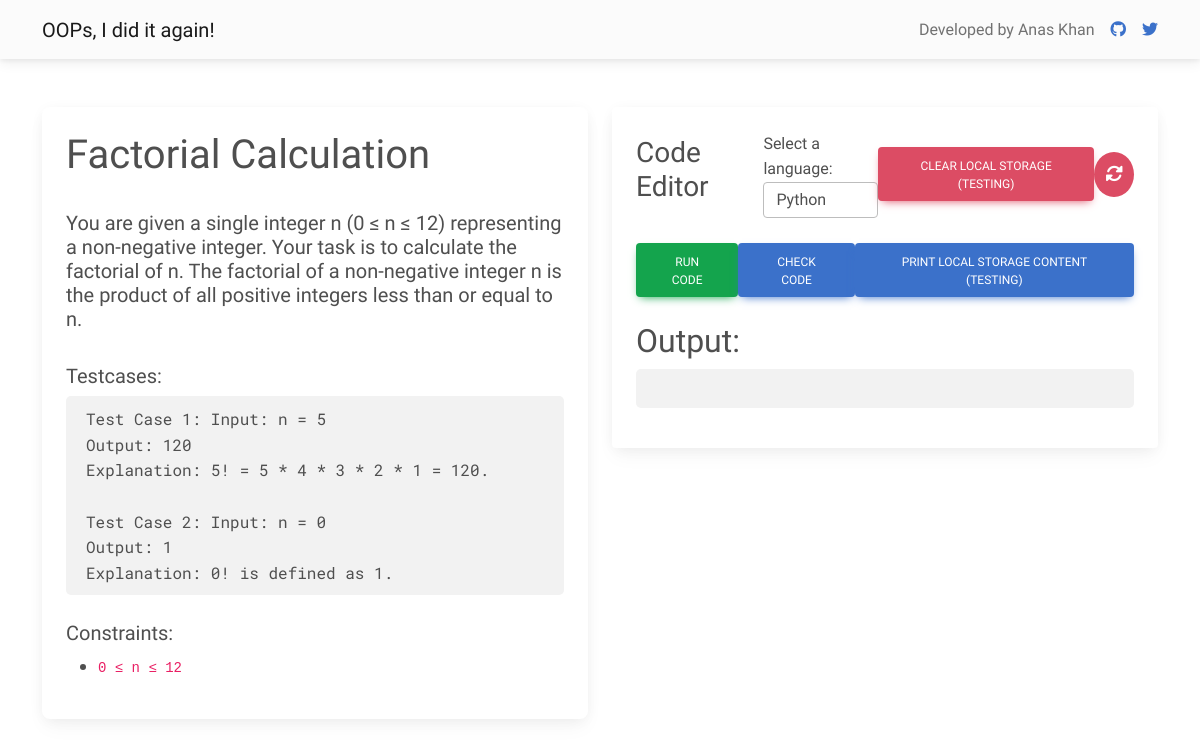
Screenshot of /problems/3 with the database file from the repository.
### tables this page shows
CREATE TABLE problems (
        problem_id INTEGER PRIMARY KEY,
        problem_name TEXT,
        problem_description TEXT,
        test_cases TEXT,
        constraints TEXT,
        boiler_code_python TEXT,
        function_call_python TEXT,
        boiler_code_cpp TEXT,
        function_call_cpp TEXT,
        boiler_code_java TEXT,
        function_call_java TEXT,
        testing_code TEXT
    );

### app.py (the view)
@app.route('/problems/<problem_id>')
def problem_view(problem_id):
    problem_info = db.execute("SELECT * from problems WHERE problem_id = ?", problem_id)[0]
    return render_template('questions.html', problem_info=problem_info)

### app.py (called while the page is built)
@app.before_request
def log_request_info():
    ip_address = request.remote_addr
    user_agent = request.headers.get('User-Agent')
    http_method = request.method
    url = request.url
    db.execute("INSERT INTO request_logs (ip_address, user_agent, http_method, url) VALUES (? ,? ,? , ?)",
    ip_address, user_agent, http_method, url)

### templates/questions.html (shortened to what this page needs)
<!DOCTYPE html>
<html lang="en">
    <head>
        <link href="https://cdnjs.cloudflare.com/ajax/libs/font-awesome/6.0.0/css/all.min.css" rel="stylesheet">
        <link href="https://cdnjs.cloudflare.com/ajax/libs/mdb-ui-kit/6.4.2/mdb.min.css" rel="stylesheet">
        <link rel="stylesheet" href="https://cdnjs.cloudflare.com/ajax/libs/codemirror/5.61.0/codemirror.css">
        <link rel="stylesheet" href="https://cdnjs.cloudflare.com/ajax/libs/codemirror/6.65.7/theme/eclipse.min.css">
    </head>
    <body style="font-family: 'Gabarito', sans-serif;">
        <nav class="navbar navbar-expand-lg navbar-light bg-light">
            <div class="container d-flex justify-content-between">
                <a class="navbar-brand" href="/">OOPs, I did it again!</a>
                <div class="d-flex justify-content-center align-items-center">
                    <p class="navbar-text m-0 me-3">Developed by Anas Khan</p>
                    <a href="https://github.com/anxkhn" target="_blank" class="me-3">
                        <i class="fab fa-github"></i>
                    </a>
                    <a href="https://twitter.com/anxkhn" target="_blank">
                        <i class="fab fa-twitter"></i>
                    </a>
                </div>
            </div>
        </nav>
        <div class="container my-5">
            <div class="row">
                <div class="col-md-6">
                    <div class="card left-section-card">
                        <div class="card-body">
                            <h1 style="font-family: 'Gabarito', sans-serif;">{{ problem_info.problem_name }}</h1>
                            <h5 style="font-family: 'Gabarito', sans-serif; white-space: pre-line;">
                            {{ problem_info.problem_description|safe }} </h5>
                            <br>
                            <h5 style="font-family: 'Gabarito', sans-serif;">Testcases:</h5>
                            <div class="test-cases-box" style="padding: 10px 20px;">
                                <ul style="font-family: 'Roboto Mono', monospace; white-space: pre-line; margin: 0; padding: 0;">{{problem_info.test_cases}}</ul>
                            </div>
                            <br>
                            <h5 style="font-family: 'Gabarito', sans-serif;">Constraints:</h5>
                            <ul style="font-family: 'Roboto Mono', monospace;">
                                <li>
                                    <code>{{problem_info.constraints}}</code>
                                </li>
                            </ul>
                        </div>
                    </div>
                </div>
                <div class="col-md-6">
                    <div class="card rounded">
                        <div class="card-body">
                            <form method="post" action="/check">
                                <div class="d-flex justify-content-between align-items-center">
                                    <h3 style="font-family: 'Gabarito', sans-serif; display: inline-block;">Code Editor</h3>
                                    <div class="form-group">
                                        <label for="languageSelect">Select a language:</label>
                                        <select class="form-control" id="languageSelect">
                                            <option value="python" selected>Python</option>
                                        </select>
                                    </div>
                                    <button id="clearLocalStorageButton" class="btn btn-danger">Clear Local Storage (testing)</button>
                                    <button type="button" id="reset-code-button" class="btn btn-danger btn-floating btn-lg" data-mdb-toggle="modal" data-mdb-target="#resetCodeModal" style="box-shadow: none;">
                                    </button>
                                </div>
                                <br>
                                <div class="d-flex justify-content-between align-items-center">
                                    <button type="submit" id="run-code-button" class="btn btn-success">Run Code</button>
                                    <button type="button" class="btn btn-primary" id="check-code-button">Check Code</button>
                                    <button id="printLocalStorageButton" class="btn btn-primary">Print Local Storage Content (testing)</button>
                                </div>
                            </form>
                            <h2 class="mt-4" style="font-family: 'Gabarito', sans-serif; display: inline-block; line-height: 40px;">Output:</h2>
                            <pre id="output" class="test-cases-box p-2 terminal-text code-mirror" style="white-space: pre-wrap;"><br></pre>
                        </div>
                    </div>
                </div>
            </div>
        </div>
    </body>
</html>

### templates/questions.html (style rules this page uses)
.left-section-card { height: 100%; }
.test-cases-box { background-color: #f2f2f2; padding: 5px; border-radius: 5px; }
.code-mirror { font-family: 'Roboto Mono', monospace; }

### rows the page displays
problems: problem_name "Factorial Calculation", problem_description "You are given a single integer n (0 ≤ n ≤ 12) representing a non-negative integer. Your task is to calculate the factorial of n. The factorial of a non-negative integer n is the product of all positive integers less than or equal to n.", test_cases "Test Case 1: Input: n = 5 Output: 120 Explanation: 5! = 5 * 4 * 3 * 2 * 1 = 120. Test Case 2: Input: n = 0 Output: 1 Explanation: 0! is defined as 1.", constraints "0 ≤ n ≤ 12"
